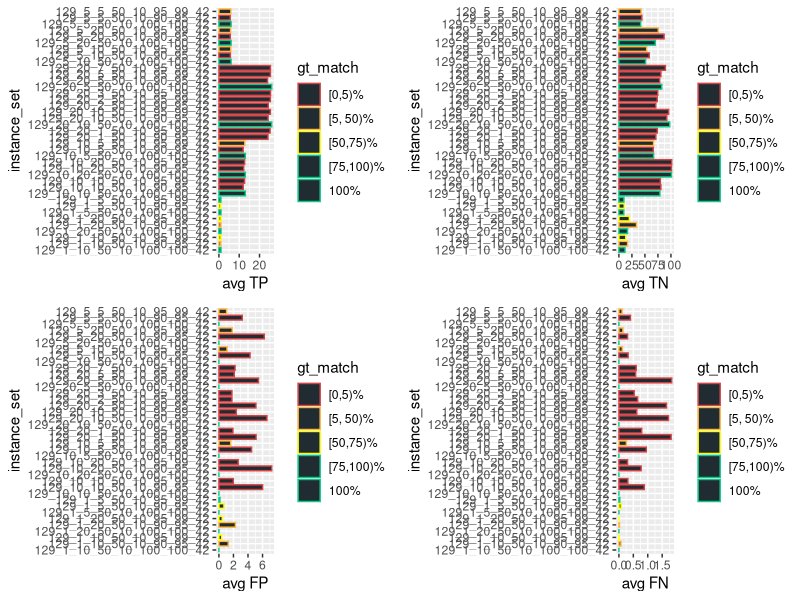
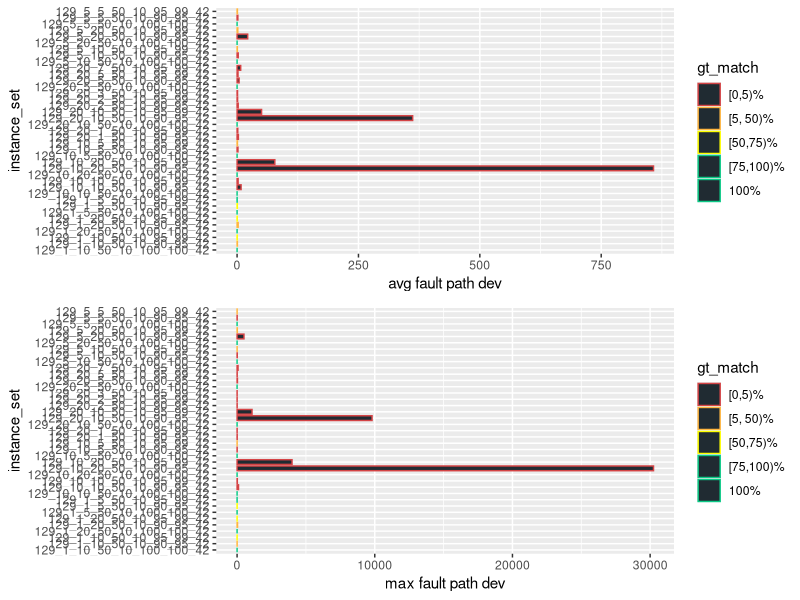
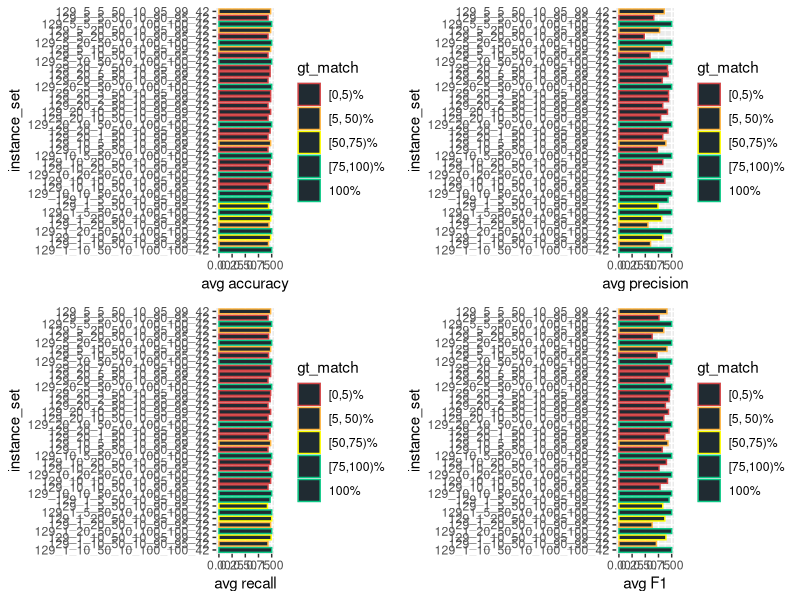
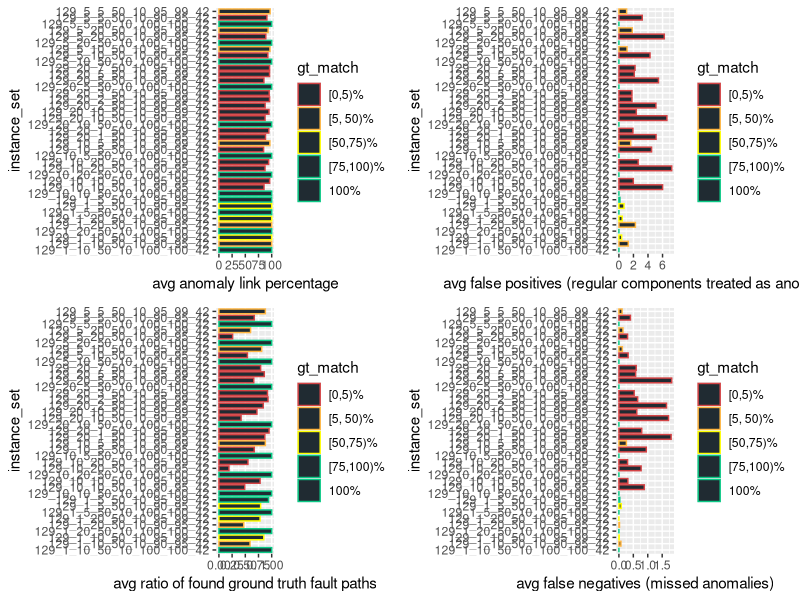
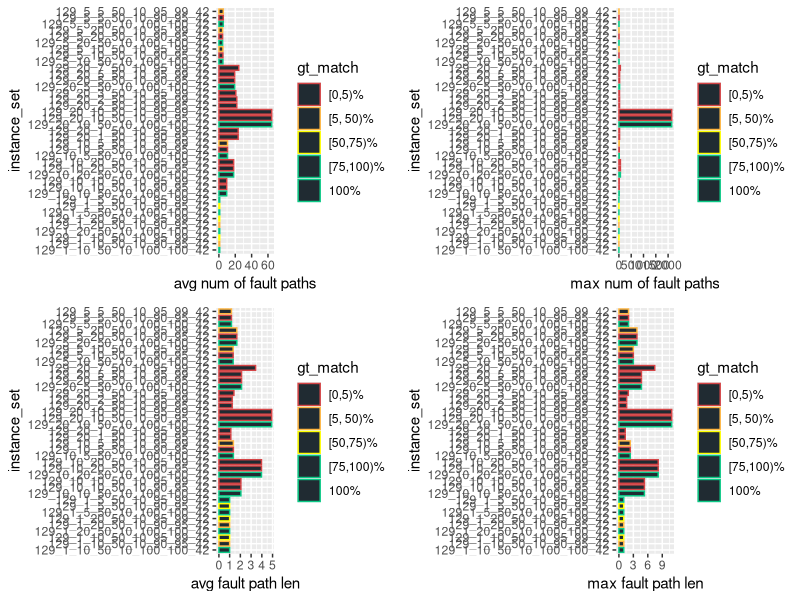
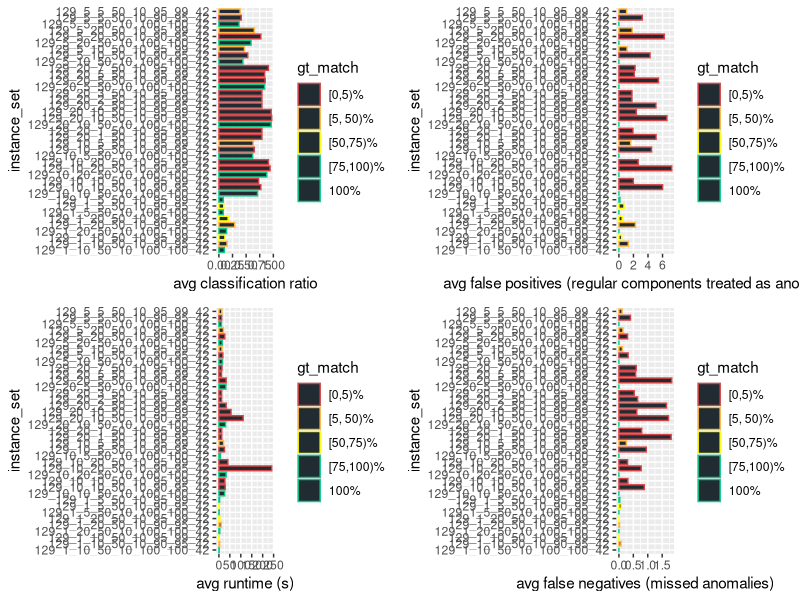

Write the R code that produced these figures, in order.
library(ggplot2)
library(gridExtra)

BAR_COLOR <- c(rgb(32, 43, 50, maxColorValue = 255))
BAR_DEF <- geom_bar(stat = "identity", fill = BAR_COLOR, width = 0.75)
COLOR_VALS <- c("#d44345", "#ffb641", "#ffff00", "#0bc986", "#0bc986")

gen_multi_plot_four <- function(
        pp1, pp2, pp3, pp4, y, x1, x2, x3, x4, filename
    ) {
    fpp1 <- pp1 + BAR_DEF + coord_flip() + xlab(y) + ylab(x1) + scale_color_manual(values = color_mapping)
    fpp2 <- pp2 + BAR_DEF + coord_flip() + xlab(y) + ylab(x2) + scale_color_manual(values = color_mapping)
    fpp3 <- pp3 + BAR_DEF + coord_flip() + xlab(y) + ylab(x3) + scale_color_manual(values = color_mapping)
    fpp4 <- pp4 + BAR_DEF + coord_flip() + xlab(y) + ylab(x4) + scale_color_manual(values = color_mapping)
    combined_plot <- grid.arrange(fpp1, fpp2, fpp3, fpp4, ncol = 2)
    ggsave(combined_plot, file = filename, width = 12, height = 6)
}

gen_multi_plot_two <- function(pp1, pp2, y, x1, x2, filename) {
    fpp1 <- pp1 + BAR_DEF + coord_flip() + xlab(y) + ylab(x1) + scale_color_manual(values = color_mapping)
    fpp2 <- pp2 + BAR_DEF + coord_flip() + xlab(y) + ylab(x2) + scale_color_manual(values = color_mapping)
    combined_plot <- grid.arrange(fpp1, fpp2, ncol = 1)
    ggsave(combined_plot, file = filename, width = 12, height = 6)
}

input <- read.csv(file = "cumulative_res.csv", header = TRUE, sep = ",", check.name = FALSE)

# instead of the percentage value factor(gt_match_perc) for which I'd need 100
# colors, I only want to color / group them into 5 groups
LABELS <- c("[0,5)%", "[5, 50)%", "[50,75)%", "[75,100)%", "100%")
color_mapping <- setNames(COLOR_VALS, LABELS)

input$gt_match <- cut(
    input$gt_match_perc,
    breaks = c(0, 5, 50, 75, 100, Inf),
    labels = LABELS,
    include.lowest = TRUE,
    right = FALSE
)

p1 <- ggplot(
    data = input, aes_string(
        x = "instance_set", y = "avg_tp", color = "gt_match", group = "gt_match"
    )
)

p2 <- ggplot(
    data = input, aes_string(
        x = "instance_set", y = "avg_tn", color = "gt_match", group = "gt_match"
    )
)

p3 <- ggplot(
    data = input, aes_string(
        x = "instance_set", y = "avg_fp", color = "gt_match", group = "gt_match"
    )
)

p4 <- ggplot(
    data = input, aes_string(
        x = "instance_set", y = "avg_fn", color = "gt_match", group = "gt_match"
    )
)

# confusion matrix multiplot
gen_multi_plot_four(p1, p2, p3, p4, "instance_set", "avg TP", "avg TN", "avg FP", "avg FN", "confusion_matrix.png")

p1 <- ggplot(
    data = input, aes_string(
        x = "instance_set", y = "fp_dev_mean", color = "gt_match", group = "gt_match"
    )
)

p2 <- ggplot(
    data = input, aes_string(
        x = "instance_set", y = "fp_dev_max", color = "gt_match", group = "gt_match"
    )
)

# fault path dev multiplot
gen_multi_plot_two(p1, p2, "instance_set", "avg fault path dev", "max fault path dev", "fault_path_dev.png")

p1 <- ggplot(
    data = input, aes_string(
        x = "instance_set", y = "avg_acc", color = "gt_match", group = "gt_match"
    )
)

p2 <- ggplot(
    data = input, aes_string(
        x = "instance_set", y = "avg_prec", color = "gt_match", group = "gt_match"
    )
)

p3 <- ggplot(
    data = input, aes_string(
        x = "instance_set", y = "avg_rec", color = "gt_match", group = "gt_match"
    )
)

p4 <- ggplot(
    data = input, aes_string(
        x = "instance_set", y = "avg_f1", color = "gt_match", group = "gt_match"
    )
)

# common eval metrics
gen_multi_plot_four(p1, p2, p3, p4, "instance_set", "avg accuracy", "avg precision", "avg recall", "avg F1", "eval_metrics.png")

p1 <- ggplot(
    data = input, aes_string(
        x = "instance_set", y = "avg_ano_link_perc", color = "gt_match", group = "gt_match"
    )
)

p2 <- ggplot(
    data = input, aes_string(
        x = "instance_set", y = "avg_fp", color = "gt_match", group = "gt_match"
    )
)

p3 <- ggplot(
    data = input, aes_string(
        x = "instance_set", y = "avg_ratio_of_found_gtfp", color = "gt_match", group = "gt_match"
    )
)

p4 <- ggplot(
    data = input, aes_string(
        x = "instance_set", y = "avg_fn", color = "gt_match", group = "gt_match"
    )
)

# ground truth analysis
gen_multi_plot_four(
    p1, p2, p3, p4,
    "instance_set",
    "avg anomaly link percentage",
    "avg false positives (regular components treated as anomalies)",
    "avg ratio of found ground truth fault paths",
    "avg false negatives (missed anomalies)",
    "gt_analysis.png"
)

p1 <- ggplot(
    data = input, aes_string(
        x = "instance_set", y = "avg_num_fault_paths", color = "gt_match", group = "gt_match"
    )
)

p2 <- ggplot(
    data = input, aes_string(
        x = "instance_set", y = "max_num_fault_paths", color = "gt_match", group = "gt_match"
    )
)

p3 <- ggplot(
    data = input, aes_string(
        x = "instance_set", y = "avg_fault_path_len", color = "gt_match", group = "gt_match"
    )
)

p4 <- ggplot(
    data = input, aes_string(
        x = "instance_set", y = "max_fault_path_len", color = "gt_match", group = "gt_match"
    )
)

# fault path plot
gen_multi_plot_four(p1, p2, p3, p4, "instance_set", "avg num of fault paths", "max num of fault paths", "avg fault path len", "max fault path len", "fault_paths.png")


p1 <- ggplot(
    data = input, aes_string(
        x = "instance_set", y = "avg_classification_ratio", color = "gt_match", group = "gt_match"
    )
)

p2 <- ggplot(
    data = input, aes_string(
        x = "instance_set", y = "avg_fp", color = "gt_match", group = "gt_match"
    )
)

p3 <- ggplot(
    data = input, aes_string(
        x = "instance_set", y = "`avg_runtime (s)`", color = "gt_match", group = "gt_match"
    )
)

p4 <- ggplot(
    data = input, aes_string(
        x = "instance_set", y = "avg_fn", color = "gt_match", group = "gt_match"
    )
)

# classification ratio, etc.
gen_multi_plot_four(
    p1, p2, p3, p4,
    "instance_set",
    "avg classification ratio",
    "avg false positives (regular components treated as anomalies)",
    "avg runtime (s)",
    "avg false negatives (missed anomalies)",
    "classification_ratio.png"
)
